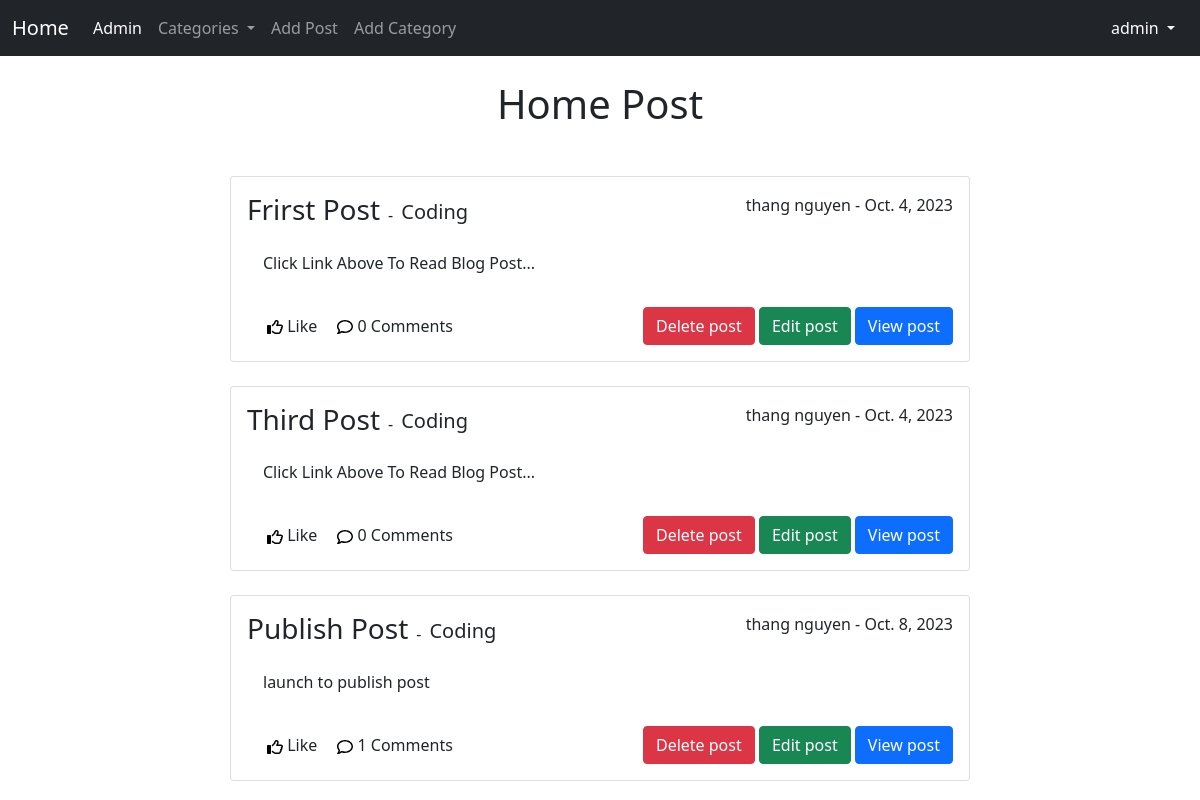
The app's page / (signed in) with its own data.
### blog/models.py (models this page shows, shortened)
class Post(models.Model):
    title = models.CharField(max_length=264)
    author = models.ForeignKey(User,on_delete=models.CASCADE)
    body = RichTextField(blank=True,null=True)
    post_date = models.DateField(auto_now_add=True)
    category = models.CharField(max_length=264,default='coding')
    snippet = models.CharField(max_length=264)
    likes = models.ManyToManyField(User,related_name='blog_posts')
    is_published = models.BooleanField(default=False)
    def total_comment(self):
        return self.comments.count()

### blog/views.py (the view)
# urls.py: path('',HomeView.as_view(), name = 'index'),
class HomeView(ListView):
    model = Post
    template_name = 'index.html'
    ordering = ['-post_date']
    def get_context_data(self, *args,**kwargs):
        cat_menu = Category.objects.all()
        context = super(HomeView,self).get_context_data(*args,**kwargs)
        context["cat_menu"] = cat_menu
        return context
    def get_queryset(self):
        return Post.objects.filter(is_published=True)

### blog/models.py (called while the page is built)
    def __str__(self) :
        return self.name

### templates/index.html (shortened to what this page needs)
{% extends 'base.html' %} {% block content %}
<h1 class="text-center m-0 py-4">Home Post</h1>
<ul style="padding: 0; margin: 10px 20px;">
  <li style="list-style: none; padding: 0; margin: 0;">
    {% for post in object_list %}
    <div class="card mt-4">
      <div class="card-body">
        <div class="post-info d-flex justify-content-between">
          <div class="card-title d-flex align-items-end text-capitalize">
            <a href="{% url 'article_details' post.pk %}" class="post-title text-dark text-decoration-none h3 m-auto">{{ post.title }}</a>
            <span class="px-2">-</span>
            <a href="{% url 'category' post.category|slugify %}" class="post-category text-dark text-decoration-none fs-5">{{ post.category }}</a>
          </div>
          <div class="author-info">
            {{ post.author.first_name }} {{ post.author.last_name }} - {{ post.post_date }}
          </div>
        </div>
        <p class="card-text p-3">{{ post.snippet }}</p>
        <div class="action d-flex justify-content-between align-items-center">
          <div class="react d-flex">
            <div class="like">
              <span class="title">Like</span>
            </div>
            <div class="comment">
              <span class="count">{{ post.total_comment }}</span>
              <span class="title">Comments</span>
            </div>
          </div>
          <div class="user-action" style="text-align: end;">
            <a href="{% url 'delete_post' post.pk %}" class="btn btn-danger">Delete post</a>
            <a href="{% url 'admin_update_post' post.pk %}" class="btn btn-success">Edit post</a>
            <a href="{% url 'article_details' post.pk %}" class="btn btn-primary">View post</a>
          </div>
        </div>
      </div>
    </div>
    {% endfor %}
  </li>
</ul>
{% endblock %}

### templates/base.html (shortened to what this page needs)
<!DOCTYPE html>
<html lang="en">
  <head>
    <link
      href="https://cdn.jsdelivr.net/npm/bootstrap@5.0.2/dist/css/bootstrap.min.css"
      rel="stylesheet"
    />
  </head>
  <body>
    <nav class="navbar navbar-expand-lg navbar-dark bg-dark">
      <div class="container-fluid">
        <a class="navbar-brand" href="{% url 'index' %}">Home</a>
        <div class="collapse navbar-collapse justify-content-between" id="navbarNavAltMarkup">
          <div class="navbar-nav">
            {% if user.is_superuser %}
            <a
              class="nav-link active"
              aria-current="page"
              href="{% url 'admin' %}"
            >
              Admin
            </a>
            {% endif %}
            {% if cat_menu %}
            <li class="nav-item dropdown">
              <a
                class="nav-link dropdown-toggle"
                href="#"
                id="navbarDropdown"
                role="button"
                data-bs-toggle="dropdown"
                aria-haspopup="true"
                aria-expanded="false"
              >
                Categories
              </a>
            </li>
            {% else %}
            <a class="nav-link" href="{% url 'category-list' %}">Category List</a>
            {% endif %}
            <li class="nav">
              {% if user.is_authenticated %}
              <a class="nav-link" href="{% url 'add_post' %}">Add Post</a>
              <a class="nav-link" href="{% url 'add_category' %}">Add Category</a>
              {% endif %}
            </li>
          </div>
        </div>
        <div class="user-info user-info-right">
          {% if user.is_authenticated %}
          <div class="dropdown">
            <button class="btn btn-user-info dropdown-toggle" type="button" data-bs-toggle="dropdown" aria-expanded="false">
              {{ user.username }}
            </button>
          </div>
          {% else %}
          <li class="nav">
            <a class="nav-link" href="{% url 'login' %}">Login</a>
            <a class="nav-link" href="{% url 'register' %}">Register</a>
          </li>
          {% endif %}
        </div>
      </div>
    </nav>
    <div class="d-flex justify-content-between">
      <div class="main-content">
        {% block content %} {% endblock %}
      </div>
    </div>
  </body>
</html>

### templates/base.html (style rules this page uses)
.dropdown .btn, .nav .nav-link { box-shadow: none; color: #ffffff; }
.user-info-right { display: none; }
.main-content { width: 65%; }
@media screen and (min-width: 992px) { .user-info-right { display: inline-block; } }

### templates/index.html (style rules this page uses)
.like, .comment { margin-left: 20px; }

### records on screen
Post: title "Frirst Post", category "Coding", author.first_name "thang", author.last_name "nguyen", post_date "Oct. 4, 2023", snippet "Click Link Above To Read Blog Post...", total_comment "0"
Post: title "Third Post", category "Coding", author.first_name "thang", author.last_name "nguyen", post_date "Oct. 4, 2023", snippet "Click Link Above To Read Blog Post...", total_comment "0"
Post: title "Publish Post", category "Coding", author.first_name "thang", author.last_name "nguyen", post_date "Oct. 8, 2023", snippet "launch to publish post", total_comment "1"

### other values on screen
{{ user.username }} "admin"
